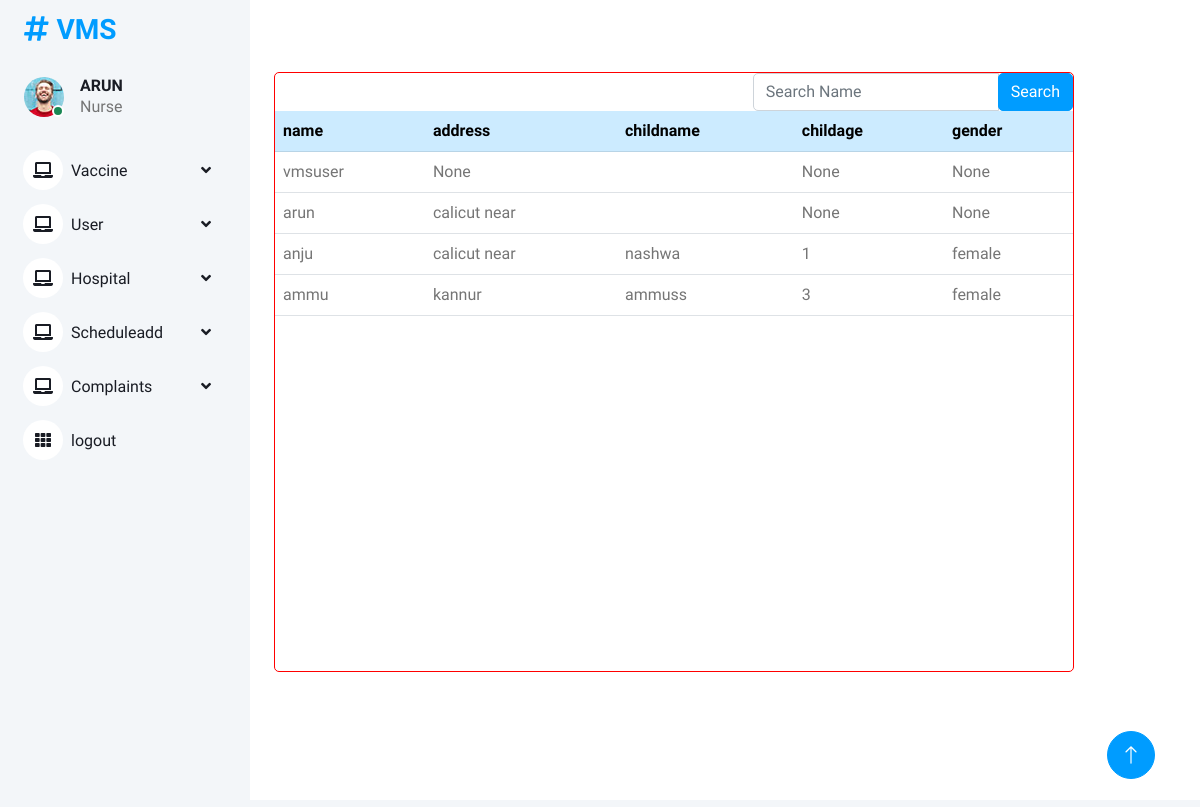
Page /user_viewn/ on the committed database.
### vmsapp/models.py (models this page shows)
class vaccination(AbstractUser):
    is_user=models.BooleanField(default=False)
    is_nurse=models.BooleanField(default=False)
    gender = models.CharField(max_length=300, null=True)
    childage= models.IntegerField(null=True,blank=True)
    childname= models.CharField(max_length=250)
    address= models.CharField(max_length=2000,null=True)
    name= models.CharField(max_length=250,null=True)
    hospital= models.CharField(max_length=2000,null=True)

### vmsapp/nurse_views.py (the view)
# urls.py: path('user_viewn/',nurse_views.user_viewn,name='user_viewn'),
def user_viewn(request):
    new = vaccination.objects.all()
    userfilter = UserFilter(request.GET, queryset=new)
    new = userfilter.qs
    context = {
        'user': new,
        'userfilter': userfilter
    }
    return render(request, 'nursetemp/user_viewn.html', context)

### templates/nursetemp/user_viewn.html
{% extends 'nursetemp/base.html' %}
{% load crispy_forms_tags %}
{% block content %}
<div class="card mx-auto mt-5
" style="width: 800px; height:600px; border:1px solid red"  >
  <div class="row">
  <div class="col-lg-6 "></div>
  <div class="col-lg-6">
    <form method="get" class="form-inline" style="float:right;">
      <div class="input-group">
        {{ userfilter.form }}
        <div class="input-group-append">
          <button class="btn btn-primary" type="submit">Search</button>
        </div>
      </div>
    </form>
  </div>
  </div>
<table class="table">
  <tbody>
  <tr class="table-primary">
    <th>name</th>
    <th>address</th>
    <th>childname</th>
    <th>childage</th>
    <th>gender</th>
  </tr>
  {% for i in user %}
  <tr>
    <td>{{i.username}}</td>
      <td>{{i.address}}</td>
      <td>{{i.childname}}</td>
      <td>{{i.childage}}</td>
      <td>{{i.gender}}</td>
  </tr>
    {% empty %}
  <tr>
    <td colspan="7"><h3>No Results Found</h3></td>
  </tr>
  {% endfor %}
  </tbody>
</table>
</div>
{% endblock %}

### static/Admindashboard/css/style.css (style rules this page uses)
:root { --primary: #009CFF; --light: #F3F6F9; --dark: #191C24; }
.btn { transition: .5s; }
.btn.btn-primary { color: #FFFFFF; }

### rows in the picture
vaccination: username "vmsuser", address "None", childage "None", gender "None"
vaccination: username "arun", address "calicut near", childage "None", gender "None"
vaccination: username "anju", address "calicut near", childname "nashwa", childage "1", gender "female"
vaccination: username "ammu", address "kannur", childname "ammuss", childage "3", gender "female"
